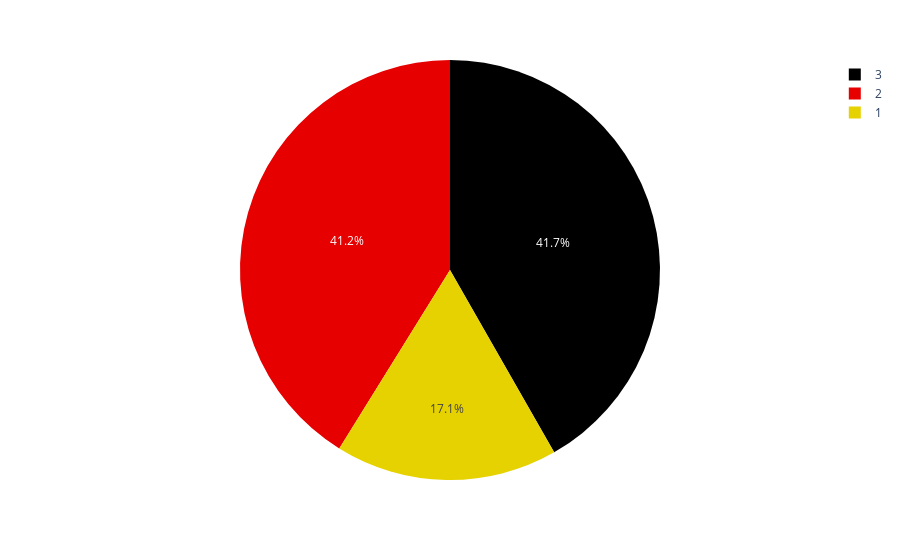

Source (notebook cell):
### Code cell
fig = px.pie(df['Type'], values='Type', names='Type',color_discrete_sequence=px.colors.sequential.Blackbody)
fig.show()

### Figure 1 — Plotly figure (JSON) as saved in the notebook; plotly's stock layout.template omitted (floating-point values rounded to 4 significant figures; data arrays with more than 128 entries replaced by an {"elided": "..."} marker saying what was removed)
{"data": [{"domain": {"x": [0, 1], "y": [0, 1]}, "hovertemplate": "Type=%{value}<extra></extra>", "labels": {"elided": "178 int values"}, "legendgroup": "", "name": "", "showlegend": true, "type": "pie", "values": {"elided": "178 int values"}}], "layout": {"legend": {"tracegroupgap": 0}, "margin": {"t": 60}, "piecolorway": ["rgb(0,0,0)", "rgb(230,0,0)", "rgb(230,210,0)", "rgb(255,255,255)", "rgb(160,200,255)"]}}
